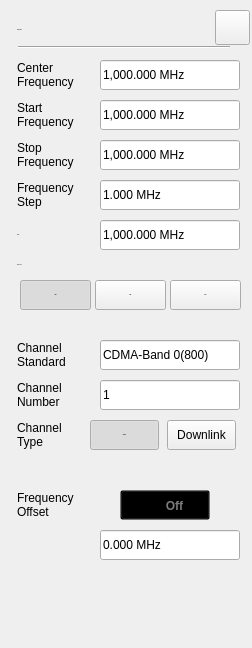
<?xml version="1.0" encoding="UTF-8"?>
<ui version="4.0">
 <class>Pm_Dialog_FreqSetup</class>
 <widget class="QWidget" name="Pm_Dialog_FreqSetup">
  <property name="geometry">
   <rect>
    <x>0</x>
    <y>0</y>
    <width>252</width>
    <height>648</height>
   </rect>
  </property>
  <property name="windowTitle">
   <string>Form</string>
  </property>
  <property name="styleSheet">
   <string notr="true">/*
#line
{
        background-color:rgba(46,46,46,1);
}

#widget&gt;QPushButton
{
        color:rgba(123, 123, 123,1);
        font: 75 13px &quot;Arial&quot;;
        border-style:flat;
        font-weight:bold;
}

#pb_Uplink:checked
{
        padding: 8px 14px 7px 15px;
        background-image: url(:/pm/image/fre_checked_left.png);
}
#pb_Uplink:!checked
{
padding: 8px 14px 7px 15px;
        background-image: url(:/pm/image/fre_checked_right.png);
}

#pb_Downlink:checked
{
padding: 8px 5px 7px 6px;
        background-image: url(:/pm/image/fre_checked_right.png);
        background-position:right;
}

#pb_Downlink:!checked
{
padding: 8px 5px 7px 6px;
        background-image: url(:/pm/image/fre_checked_left.png);
        background-position:right;
}

#widget
{
        background-color:rgba(211,211,211,0.9);
}
#widget&gt;QLabel
{
font: 75 13px &quot;Arial&quot;;
}
Pm_LineEdit
{
        background-color:rgba(255,255,255,0.6);
        color:rgba(162, 115, 0,1);
        padding:8px 8px 7px 10px ;
        font: 75 12px &quot;Arial&quot;;
        font-weight:bold;
}
Pm_LineEdit:focus
{
  outline: none;
  border:2px solid rgba(162,115,0,1);
}
*/
/*******************indoor**********************/

#Pm_Dialog_FreqSetup[status  =  &quot;indoor&quot;] #widget
{
        background-color:rgba(211,211,211,0.9);
}

#Pm_Dialog_FreqSetup[status  =  &quot;indoor&quot;] #line
{
        background-color:rgba(46,46,46,1);
}

#Pm_Dialog_FreqSetup[status  =  &quot;indoor&quot;] #widget&gt;QPushButton
{
        color:rgba(123, 123, 123,1);
        font: 75 13px &quot;Arial&quot;;
        border-style:flat;
        font-weight:bold;
}
#Pm_Dialog_FreqSetup[status  =  &quot;indoor&quot;] #widget&gt;QPushButton:checked
{
        color:rgba(87, 87, 87,1);
}

#Pm_Dialog_FreqSetup[status  =  &quot;indoor&quot;] #pb_Uplink:checked
{
        padding: 8px 14px 7px 15px;
        background-image: url(:/pm/image/fre_checked_left.png);
}
#Pm_Dialog_FreqSetup[status  =  &quot;indoor&quot;] #pb_Uplink:!checked
{
        padding: 8px 14px 7px 15px;
        background-image: url(:/pm/image/fre_checked_right.png);
}

#Pm_Dialog_FreqSetup[status  =  &quot;indoor&quot;] #pb_Downlink:checked
{
padding: 8px 5px 7px 6px;
        background-image: url(:/pm/image/fre_checked_right.png);
        background-position:right;
}

#Pm_Dialog_FreqSetup[status  =  &quot;indoor&quot;] #pb_Downlink:!checked
{
padding: 8px 5px 7px 6px;
        background-image: url(:/pm/image/fre_checked_left.png);
        background-position:right;
}

#Pm_Dialog_FreqSetup[status  =  &quot;indoor&quot;] #widget&gt;QLabel
{
        font: 75 13px &quot;Arial&quot;;
        color:rgba(46,46,46,1);
}

#Pm_Dialog_FreqSetup[status  =  &quot;indoor&quot;] Pm_LineEdit,
#Pm_Dialog_FreqSetup[status  =  &quot;indoor&quot;] Pm_LineEdit:disable
{
        background:rgba(255,255,255,1);
        color:rgba(162, 115, 0,1);
        padding:8px 6px 7px 6px ;
        font: 75 13px &quot;Arial&quot;;
        font-weight:bold;
}
#Pm_Dialog_FreqSetup[status  =  &quot;indoor&quot;] Pm_LineEdit:focus
{
        outline: none;
        border:2px solid rgba(162,115,0,1);
        padding:6px 6px 5px 8px ;
}
/*******************outdoor**********************/

#Pm_Dialog_FreqSetup[status  =  &quot;outdoor&quot;] #widget
{
        background-color:rgba(211,211,211,0.9);
}
#Pm_Dialog_FreqSetup[status  =  &quot;outdoor&quot;] #line
{
        background-color:rgba(46,46,46,1);
}

#Pm_Dialog_FreqSetup[status  =  &quot;outdoor&quot;] #widget&gt;QPushButton
{
        color:rgba(123, 123, 123,1);
        font: 75 13px &quot;Arial&quot;;
        border-style:flat;
        font-weight:bold;
}
#Pm_Dialog_FreqSetup[status  =  &quot;outdoor&quot;] #widget&gt;QPushButton:checked
{
        color:rgba(87, 87, 87,1);
}

#Pm_Dialog_FreqSetup[status  =  &quot;outdoor&quot;] #pb_Uplink:checked
{
        padding: 8px 14px 7px 15px;
        background-image: url(:/pm/image/fre_checked_left.png);
}
#Pm_Dialog_FreqSetup[status  =  &quot;outdoor&quot;] #pb_Uplink:!checked
{
        padding: 8px 14px 7px 15px;
        background-image: url(:/pm/image/fre_checked_right.png);
}

#Pm_Dialog_FreqSetup[status  =  &quot;outdoor&quot;] #pb_Downlink:checked
{
padding: 8px 5px 7px 6px;
        background-image: url(:/pm/image/fre_checked_right.png);
        background-position:right;
}

#Pm_Dialog_FreqSetup[status  =  &quot;outdoor&quot;] #pb_Downlink:!checked
{
padding: 8px 5px 7px 6px;
        background-image: url(:/pm/image/fre_checked_left.png);
        background-position:right;
}

#Pm_Dialog_FreqSetup[status  =  &quot;outdoor&quot;] #widget&gt;QLabel
{
        font: 75 13px &quot;Arial&quot;;
        color:rgba(46,46,46,1);
}

#Pm_Dialog_FreqSetup[status  =  &quot;outdoor&quot;] Pm_LineEdit,
#Pm_Dialog_FreqSetup[status  =  &quot;outdoor&quot;] Pm_LineEdit:disable
{
        background:rgba(255,255,255,1);
        color:rgba(162, 115, 0,1);
        padding:8px 6px 7px 6px ;
        font: 75 13px &quot;Arial&quot;;
        font-weight:bold;
}
#Pm_Dialog_FreqSetup[status  =  &quot;outdoor&quot;] Pm_LineEdit:focus
{
        outline: none;
        border:2px solid rgba(162,115,0,1);
        padding:6px 6px 5px 8px ;
}
/*******************night**********************/
#Pm_Dialog_FreqSetup[status  =  &quot;night&quot;] #widget
{
        /*background-color: rgba(251, 219, 167,0.9);*/
   background-color:rgba(208,182,139,0.9);
}
#Pm_Dialog_FreqSetup[status  =  &quot;night&quot;] #line
{
        background-color:rgba(46,46,46,1);
}

#Pm_Dialog_FreqSetup[status  =  &quot;night&quot;] #widget&gt;QPushButton
{
        color:rgba(123, 123, 123,1);
        font: 75 13px &quot;Arial&quot;;
        border-style:flat;
        font-weight:bold;
}
#Pm_Dialog_FreqSetup[status  =  &quot;night&quot;] #widget&gt;QPushButton:checked
{
        color:rgba(87, 87, 87,1);
}

#Pm_Dialog_FreqSetup[status  =  &quot;night&quot;] #pb_Uplink:checked
{
        padding: 8px 14px 7px 15px;
        background-image: url(:/pm/image/fre_checked_left.png);
}
#Pm_Dialog_FreqSetup[status  =  &quot;night&quot;] #pb_Uplink:!checked
{
        padding: 8px 14px 7px 15px;
        background-image: url(:/pm/image/fre_checked_right.png);
}

#Pm_Dialog_FreqSetup[status  =  &quot;night&quot;] #pb_Downlink:checked
{
padding: 8px 5px 7px 6px;
        background-image: url(:/pm/image/fre_checked_right.png);
        background-position:right;
}

#Pm_Dialog_FreqSetup[status  =  &quot;night&quot;] #pb_Downlink:!checked
{
padding: 8px 5px 7px 6px;
        background-image: url(:/pm/image/fre_checked_left.png);
        background-position:right;
}

#Pm_Dialog_FreqSetup[status  =  &quot;night&quot;] #widget&gt;QLabel
{
        font: 75 13px &quot;Arial&quot;;
        color:rgba(46,46,46,1);
}

#Pm_Dialog_FreqSetup[status  =  &quot;night&quot;]
Pm_LineEdit
{
        background: rgba(251,220,167,0.60);
   color:rgba(159,98,0,1);
        padding:8px 8px 7px 10px ;
        font: 75 13px &quot;Arial&quot;;
        font-weight:bold;
}
#Pm_Dialog_FreqSetup[status  =  &quot;night&quot;]
Pm_LineEdit:disable
{
color:rgba(133,133,133,0.6);
}
#Pm_Dialog_FreqSetup[status  =  &quot;night&quot;] Pm_LineEdit:focus
{
        outline: none;
        border:2px solid rgba(162,115,0,1);
}</string>
  </property>
  <property name="status" stdset="0">
   <string>night</string>
  </property>
  <widget class="QWidget" name="widget" native="true">
   <property name="geometry">
    <rect>
     <x>0</x>
     <y>0</y>
     <width>254</width>
     <height>648</height>
    </rect>
   </property>
   <property name="styleSheet">
    <string notr="true"/>
   </property>
   <widget class="QLabel" name="labelStartFreq">
    <property name="geometry">
     <rect>
      <x>17</x>
      <y>100</y>
      <width>80</width>
      <height>30</height>
     </rect>
    </property>
    <property name="text">
     <string>Start
Frequency</string>
    </property>
    <property name="buddy">
     <cstring>LedStartFreq</cstring>
    </property>
   </widget>
   <widget class="QLabel" name="labelCenterFreq">
    <property name="geometry">
     <rect>
      <x>17</x>
      <y>60</y>
      <width>80</width>
      <height>30</height>
     </rect>
    </property>
    <property name="text">
     <string>Center
Frequency</string>
    </property>
    <property name="buddy">
     <cstring>LedCenterFreq</cstring>
    </property>
   </widget>
   <widget class="QLabel" name="labelChannel">
    <property name="geometry">
     <rect>
      <x>17</x>
      <y>380</y>
      <width>80</width>
      <height>30</height>
     </rect>
    </property>
    <property name="text">
     <string>Channel
Number</string>
    </property>
    <property name="buddy">
     <cstring>LedChannel</cstring>
    </property>
   </widget>
   <widget class="Pm_LineEdit" name="LedChStd">
    <property name="geometry">
     <rect>
      <x>100</x>
      <y>340</y>
      <width>140</width>
      <height>30</height>
     </rect>
    </property>
    <property name="text">
     <string>CDMA-Band 0(800)</string>
    </property>
    <property name="readOnly">
     <bool>true</bool>
    </property>
   </widget>
   <widget class="Pm_LineEdit" name="LedStopFreq">
    <property name="geometry">
     <rect>
      <x>100</x>
      <y>140</y>
      <width>140</width>
      <height>30</height>
     </rect>
    </property>
    <property name="text">
     <string>1,000.000 MHz</string>
    </property>
    <property name="readOnly">
     <bool>true</bool>
    </property>
   </widget>
   <widget class="QLabel" name="labelFreqStep">
    <property name="geometry">
     <rect>
      <x>17</x>
      <y>180</y>
      <width>80</width>
      <height>30</height>
     </rect>
    </property>
    <property name="text">
     <string>Frequency
Step</string>
    </property>
    <property name="buddy">
     <cstring>LedFreqStep</cstring>
    </property>
   </widget>
   <widget class="Pm_LineEdit" name="LedCenterFreq">
    <property name="geometry">
     <rect>
      <x>100</x>
      <y>60</y>
      <width>140</width>
      <height>30</height>
     </rect>
    </property>
    <property name="styleSheet">
     <string notr="true"/>
    </property>
    <property name="text">
     <string>1,000.000 MHz</string>
    </property>
    <property name="maxLength">
     <number>13124124</number>
    </property>
    <property name="readOnly">
     <bool>true</bool>
    </property>
   </widget>
   <widget class="QLabel" name="labelSpan">
    <property name="geometry">
     <rect>
      <x>17</x>
      <y>220</y>
      <width>80</width>
      <height>30</height>
     </rect>
    </property>
    <property name="font">
     <font>
      <family>Arial</family>
      <pointsize>-1</pointsize>
      <weight>9</weight>
      <italic>false</italic>
      <bold>false</bold>
     </font>
    </property>
    <property name="text">
     <string>Span</string>
    </property>
    <property name="buddy">
     <cstring>LedSpan</cstring>
    </property>
   </widget>
   <widget class="Pm_LineEdit" name="LedStartFreq">
    <property name="geometry">
     <rect>
      <x>100</x>
      <y>100</y>
      <width>140</width>
      <height>30</height>
     </rect>
    </property>
    <property name="text">
     <string>1,000.000 MHz</string>
    </property>
    <property name="readOnly">
     <bool>true</bool>
    </property>
   </widget>
   <widget class="Pm_LineEdit" name="LedChannel">
    <property name="geometry">
     <rect>
      <x>100</x>
      <y>380</y>
      <width>140</width>
      <height>30</height>
     </rect>
    </property>
    <property name="text">
     <string>1</string>
    </property>
    <property name="readOnly">
     <bool>true</bool>
    </property>
   </widget>
   <widget class="Pm_LineEdit" name="LedSpan">
    <property name="geometry">
     <rect>
      <x>100</x>
      <y>220</y>
      <width>140</width>
      <height>30</height>
     </rect>
    </property>
    <property name="text">
     <string>1,000.000 MHz</string>
    </property>
    <property name="readOnly">
     <bool>true</bool>
    </property>
   </widget>
   <widget class="QLabel" name="labelOffsetFreq">
    <property name="geometry">
     <rect>
      <x>17</x>
      <y>490</y>
      <width>80</width>
      <height>30</height>
     </rect>
    </property>
    <property name="text">
     <string>Frequency
Offset</string>
    </property>
    <property name="buddy">
     <cstring>pb_FreqOffset</cstring>
    </property>
   </widget>
   <widget class="Pm_LineEdit" name="LedOffsetFreq">
    <property name="geometry">
     <rect>
      <x>100</x>
      <y>530</y>
      <width>140</width>
      <height>30</height>
     </rect>
    </property>
    <property name="styleSheet">
     <string notr="true"/>
    </property>
    <property name="text">
     <string>0.000 MHz</string>
    </property>
    <property name="readOnly">
     <bool>true</bool>
    </property>
   </widget>
   <widget class="QPushButton" name="pb_FullSpan">
    <property name="geometry">
     <rect>
      <x>170</x>
      <y>280</y>
      <width>71</width>
      <height>30</height>
     </rect>
    </property>
    <property name="font">
     <font>
      <family>Arial</family>
      <pointsize>-1</pointsize>
      <weight>75</weight>
      <italic>false</italic>
      <bold>true</bold>
     </font>
    </property>
    <property name="styleSheet">
     <string notr="true">#Pm_Dialog_FreqSetup[status = &quot;indoor&quot;] 
#widget&gt;#pb_FullSpan:checked
{ 
	background-image: url(:/pm/image/fre_checked_right.png);
	background-position:right;
}
#Pm_Dialog_FreqSetup[status = &quot;indoor&quot;] 
#widget&gt;#pb_FullSpan:!checked
{ color: #7B7B7B;
	background-image: url(:/pm/image/fre_checked_left.png);
	background-position:right;
}
#Pm_Dialog_FreqSetup[status = &quot;outdoor&quot;]
#widget&gt;#pb_FullSpan:checked
{ 
	background-image: url(:/pm/image/fre_checked_right.png);
	background-position:right;
}
#Pm_Dialog_FreqSetup[status = &quot;outdoor&quot;]
#widget&gt;#pb_FullSpan:!checked
{ color: #7B7B7B;
	background-image: url(:/pm/image/fre_checked_left.png);
	background-position:right;
}
#Pm_Dialog_FreqSetup[status = &quot;night&quot;]
#widget&gt;#pb_FullSpan:checked
{ 
	background-image: url(:/pm/image/fre_checked_right.png);
	background-position:right;
}
#Pm_Dialog_FreqSetup[status = &quot;night&quot;]
#widget&gt;#pb_FullSpan:!checked
{ color: #7B7B7B;
	background-image: url(:/pm/image/fre_checked_left.png);
	background-position:right;
}</string>
    </property>
    <property name="text">
     <string>Full</string>
    </property>
    <property name="checkable">
     <bool>true</bool>
    </property>
    <property name="checked">
     <bool>false</bool>
    </property>
    <attribute name="buttonGroup">
     <string notr="true">FrequenceGorup</string>
    </attribute>
   </widget>
   <widget class="QLabel" name="labelChStd">
    <property name="geometry">
     <rect>
      <x>17</x>
      <y>340</y>
      <width>80</width>
      <height>30</height>
     </rect>
    </property>
    <property name="text">
     <string>Channel
Standard</string>
    </property>
    <property name="buddy">
     <cstring>LedChStd</cstring>
    </property>
   </widget>
   <widget class="QLabel" name="labelStopFreq">
    <property name="geometry">
     <rect>
      <x>17</x>
      <y>140</y>
      <width>80</width>
      <height>30</height>
     </rect>
    </property>
    <property name="text">
     <string>Stop
Frequency</string>
    </property>
    <property name="buddy">
     <cstring>LedStopFreq</cstring>
    </property>
   </widget>
   <widget class="Pm_LineEdit" name="LedFreqStep">
    <property name="geometry">
     <rect>
      <x>100</x>
      <y>180</y>
      <width>140</width>
      <height>30</height>
     </rect>
    </property>
    <property name="text">
     <string>1.000 MHz</string>
    </property>
    <property name="readOnly">
     <bool>true</bool>
    </property>
   </widget>
   <widget class="QLabel" name="lblTitle">
    <property name="geometry">
     <rect>
      <x>17</x>
      <y>19</y>
      <width>102</width>
      <height>22</height>
     </rect>
    </property>
    <property name="font">
     <font>
      <family>Arial</family>
      <pointsize>-1</pointsize>
      <weight>75</weight>
      <italic>false</italic>
      <bold>true</bold>
     </font>
    </property>
    <property name="styleSheet">
     <string notr="true">#lblTitle
{
        font: 75 20px &quot;Arial&quot;;
        color:rgba(46,46,46,1);
        line-height:23px;
        font-weight:bold;
}</string>
    </property>
    <property name="text">
     <string>Frequency</string>
    </property>
    <property name="buddy">
     <cstring>pb_cancel</cstring>
    </property>
   </widget>
   <widget class="QPushButton" name="pb_cancel">
    <property name="geometry">
     <rect>
      <x>215</x>
      <y>10</y>
      <width>35</width>
      <height>35</height>
     </rect>
    </property>
    <property name="styleSheet">
     <string notr="true">#Pm_Dialog_FreqSetup[status = &quot;indoor&quot;]
#pb_cancel
{
background-color:rgba(0,0,0,0);
background-image: url(:/pm/image/btn_close_normal.png);
}
#Pm_Dialog_FreqSetup[status = &quot;indoor&quot;]
#pb_cancel:pressed
{
background-image: url(:/pm/image/btn_close_click.png);
}

#Pm_Dialog_FreqSetup[status = &quot;outdoor&quot;]
#pb_cancel
{
background-color:rgba(0,0,0,0);
background-image: url(:/pm/image/btn_close_normal.png);
}
#Pm_Dialog_FreqSetup[status = &quot;outdoor&quot;]
#pb_cancel:pressed
{
background-image: url(:/pm/image/btn_close_click.png);
}
#Pm_Dialog_FreqSetup[status  =  &quot;night&quot;]
#pb_cancel
{
background-color:rgba(0,0,0,0);
border-image: url(:/pm/image/night/btn_close_normal.png);
}
#Pm_Dialog_FreqSetup[status  =  &quot;night&quot;]
#pb_cancel:pressed
{
border-image: url(:/pm/image/night/btn_close_click.png);
}</string>
    </property>
    <property name="text">
     <string/>
    </property>
   </widget>
   <widget class="Line" name="line">
    <property name="geometry">
     <rect>
      <x>18</x>
      <y>46</y>
      <width>212</width>
      <height>2</height>
     </rect>
    </property>
    <property name="orientation">
     <enum>Qt::Horizontal</enum>
    </property>
   </widget>
   <widget class="QLabel" name="labelSpanType">
    <property name="geometry">
     <rect>
      <x>17</x>
      <y>250</y>
      <width>80</width>
      <height>30</height>
     </rect>
    </property>
    <property name="font">
     <font>
      <family>Arial</family>
      <pointsize>-1</pointsize>
      <weight>9</weight>
      <italic>false</italic>
      <bold>false</bold>
     </font>
    </property>
    <property name="text">
     <string>Span Type</string>
    </property>
   </widget>
   <widget class="QPushButton" name="pb_MinSpan">
    <property name="geometry">
     <rect>
      <x>95</x>
      <y>280</y>
      <width>71</width>
      <height>30</height>
     </rect>
    </property>
    <property name="font">
     <font>
      <family>Arial</family>
      <pointsize>-1</pointsize>
      <weight>75</weight>
      <italic>false</italic>
      <bold>true</bold>
     </font>
    </property>
    <property name="styleSheet">
     <string notr="true">
#Pm_Dialog_FreqSetup[status = &quot;indoor&quot;]
QPushButton
{
text-align:center;
padding-left:0px;
color: #7B7B7B;
background-image: url(:/pm/image/btn_mkr_nor.png);
}
#Pm_Dialog_FreqSetup[status = &quot;indoor&quot;]
QPushButton:checked
{
background-image: url(:/pm/image/btn_mkr_click.png);
}

#Pm_Dialog_FreqSetup[status = &quot;outdoor&quot;]
QPushButton
{
text-align:center;
padding-left:0px;
color: #7B7B7B;
background-image: url(:/pm/image/btn_mkr_nor.png);
}
#Pm_Dialog_FreqSetup[status = &quot;outdoor&quot;]
QPushButton:checked
{
background-image: url(:/pm/image/btn_mkr_click.png);
}

#Pm_Dialog_FreqSetup[status = &quot;night&quot;]
QPushButton
{
text-align:center;
padding-left:0px;
color: #7B7B7B;
background-image: url(:/pm/image/btn_mkr_nor.png);
}
#Pm_Dialog_FreqSetup[status = &quot;night&quot;]
QPushButton:checked
{
background-image: url(:/pm/image/btn_mkr_click.png);
}</string>
    </property>
    <property name="text">
     <string>Min</string>
    </property>
    <property name="checkable">
     <bool>true</bool>
    </property>
    <property name="checked">
     <bool>false</bool>
    </property>
    <attribute name="buttonGroup">
     <string notr="true">FrequenceGorup</string>
    </attribute>
   </widget>
   <widget class="QPushButton" name="pb_LastSpan">
    <property name="geometry">
     <rect>
      <x>20</x>
      <y>280</y>
      <width>71</width>
      <height>30</height>
     </rect>
    </property>
    <property name="font">
     <font>
      <family>Arial</family>
      <pointsize>-1</pointsize>
      <weight>75</weight>
      <italic>false</italic>
      <bold>true</bold>
     </font>
    </property>
    <property name="styleSheet">
     <string notr="true">#Pm_Dialog_FreqSetup[status = &quot;indoor&quot;] 
#widget&gt;#pb_LastSpan:checked
{ 
	background-image: url(:/pm/image/fre_checked_left.png); 
}
#Pm_Dialog_FreqSetup[status = &quot;indoor&quot;] 
#widget&gt;#pb_LastSpan:!checked
{color: #7B7B7B;
	background-image: url(:/pm/image/fre_checked_right.png); 
}
#Pm_Dialog_FreqSetup[status = &quot;outdoor&quot;]
#widget&gt;#pb_LastSpan:checked
{
	background-image: url(:/pm/image/fre_checked_left.png); 
}
#Pm_Dialog_FreqSetup[status = &quot;outdoor&quot;]
#widget&gt;#pb_LastSpan:!checked
{color: #7B7B7B;
	background-image: url(:/pm/image/fre_checked_right.png); 
}
#Pm_Dialog_FreqSetup[status = &quot;night&quot;]
#widget&gt;#pb_LastSpan:checked
{
	background-image: url(:/pm/image/fre_checked_left.png); 
}
#Pm_Dialog_FreqSetup[status = &quot;night&quot;]
#widget&gt;#pb_LastSpan:!checked
{color: #7B7B7B;
	background-image: url(:/pm/image/fre_checked_right.png); 
} 
</string>
    </property>
    <property name="text">
     <string>Last</string>
    </property>
    <property name="checkable">
     <bool>true</bool>
    </property>
    <property name="checked">
     <bool>true</bool>
    </property>
    <attribute name="buttonGroup">
     <string notr="true">FrequenceGorup</string>
    </attribute>
   </widget>
   <widget class="QPushButton" name="pb_FreqOffset">
    <property name="geometry">
     <rect>
      <x>120</x>
      <y>490</y>
      <width>90</width>
      <height>30</height>
     </rect>
    </property>
    <property name="styleSheet">
     <string notr="true">#pb_FreqOffset
{
	background-color:rgba(0,0,0,0);
	font: 75 13px &quot;Arial&quot;;
	font-weight:bold;
}
#pb_FreqOffset:checked
{
	padding:7px 44px 6px 25px;
	color:rgba(87, 87, 87, 1);
	border-image: url(:/pm/image/toggle_on.png);
}

#pb_FreqOffset:!checked
{
	padding:7px 17px 6px 36px;
	color:rgba(123, 123, 123, 1);
	border-image: url(:/pm/image/toggle_off.png);
}</string>
    </property>
    <property name="text">
     <string>Off</string>
    </property>
    <property name="checkable">
     <bool>true</bool>
    </property>
    <property name="checked">
     <bool>false</bool>
    </property>
   </widget>
   <widget class="QPushButton" name="pb_Uplink">
    <property name="geometry">
     <rect>
      <x>90</x>
      <y>420</y>
      <width>69</width>
      <height>30</height>
     </rect>
    </property>
    <property name="font">
     <font>
      <family>Arial</family>
      <pointsize>-1</pointsize>
      <weight>75</weight>
      <italic>false</italic>
      <bold>true</bold>
     </font>
    </property>
    <property name="text">
     <string>Uplink</string>
    </property>
    <property name="checkable">
     <bool>true</bool>
    </property>
    <property name="checked">
     <bool>true</bool>
    </property>
   </widget>
   <widget class="QPushButton" name="pb_Downlink">
    <property name="geometry">
     <rect>
      <x>167</x>
      <y>420</y>
      <width>69</width>
      <height>30</height>
     </rect>
    </property>
    <property name="text">
     <string>Downlink</string>
    </property>
    <property name="checkable">
     <bool>true</bool>
    </property>
   </widget>
   <widget class="QLabel" name="labelChannelType">
    <property name="geometry">
     <rect>
      <x>17</x>
      <y>420</y>
      <width>71</width>
      <height>30</height>
     </rect>
    </property>
    <property name="text">
     <string>Channel
Type</string>
    </property>
    <property name="buddy">
     <cstring>pb_Uplink</cstring>
    </property>
   </widget>
  </widget>
 </widget>
 <customwidgets>
  <customwidget>
   <class>Pm_LineEdit</class>
   <extends>QLineEdit</extends>
   <header location="global">Pm_lineedit.h</header>
   <slots>
    <signal>clicked()</signal>
   </slots>
  </customwidget>
 </customwidgets>
 <resources/>
 <connections/>
 <buttongroups>
  <buttongroup name="FrequenceGorup"/>
 </buttongroups>
</ui>
